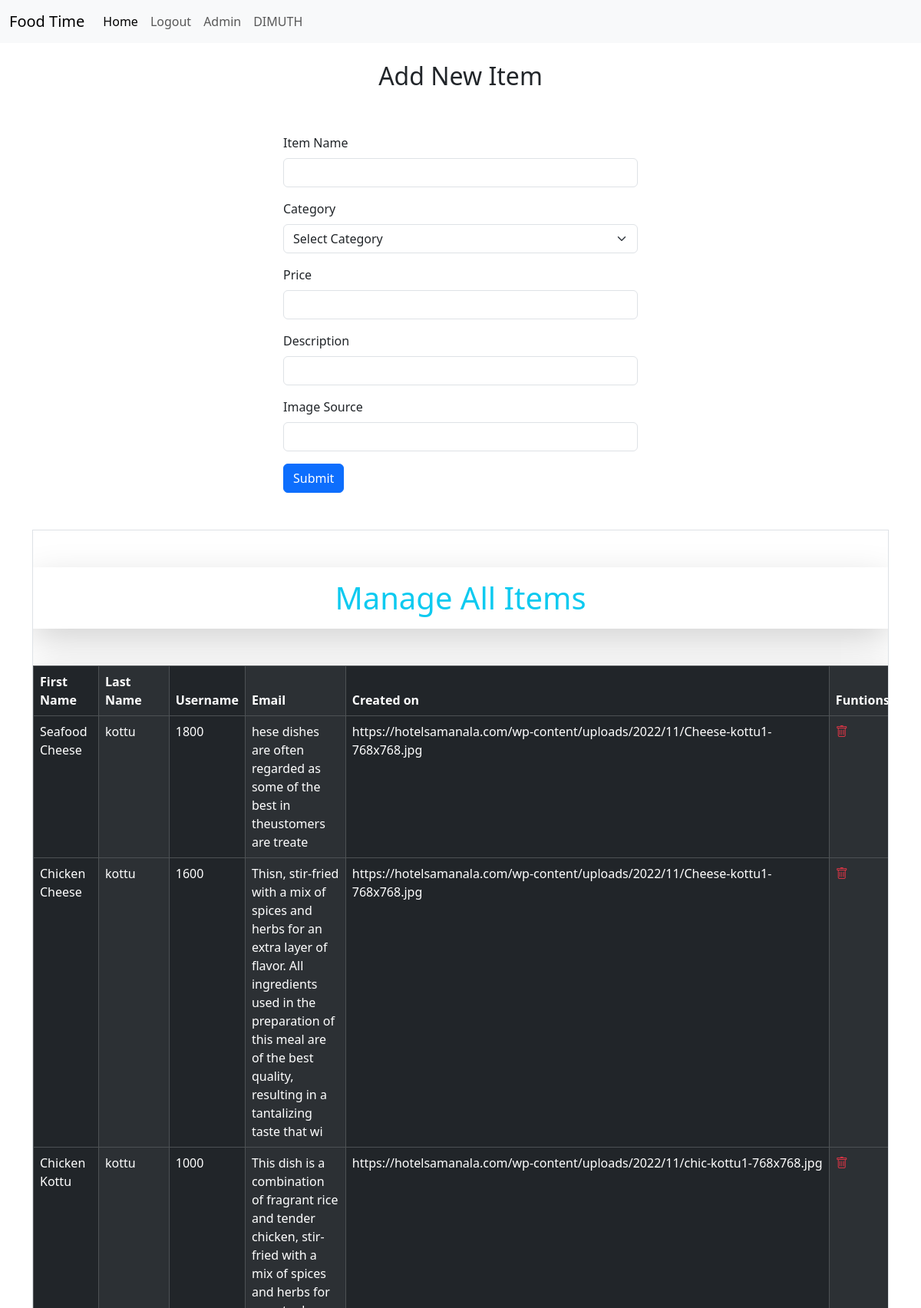
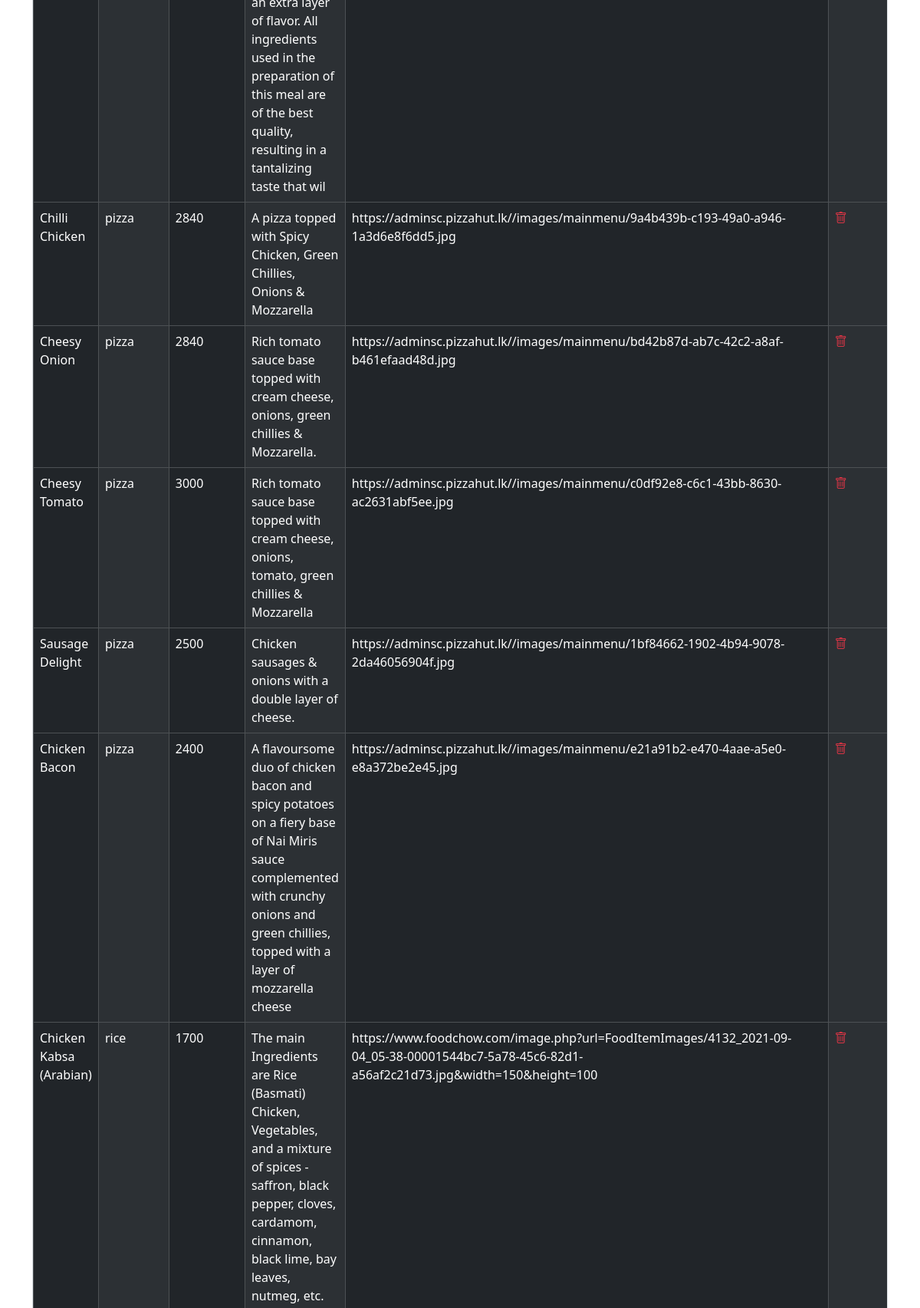
Screenshot of /admin.php (signed in, upper part) with the database file from the repository (2 pictures, top to bottom).
### tables this page shows
CREATE TABLE `items` (
  `id` int(255) NOT NULL,
  `itemName` varchar(255) NOT NULL,
  `category` varchar(255) NOT NULL,
  `price` int(255) NOT NULL,
  `description` varchar(255) NOT NULL,
  `imgSrc` varchar(255) NOT NULL
);

### admin.php (the view, shortened to what this page needs)
<?php
include "./includes/db.inc.php";
$userLoginIcon = null;
$status = 0;
if (isset($_SESSION["username"])) {
    $userLoginIcon = $_SESSION["username"];
}
if (isset($_SESSION["status"])) {
    $status = $_SESSION["status"];
}
?>
<!doctype html>
<html lang="en">
<head>
    <link href="https://cdn.jsdelivr.net/npm/bootstrap@5.3.3/dist/css/bootstrap.min.css" rel="stylesheet">
    <link rel="stylesheet" href="https://cdn.jsdelivr.net/npm/bootstrap-icons@1.11.3/font/bootstrap-icons.min.css">
</head>
<body>
    <nav class="navbar navbar-expand-lg bg-body-tertiary">
        <div class="container-fluid">
            <a class="navbar-brand" href="#">Food Time</a>
            <div class="collapse navbar-collapse" id="navbarNavAltMarkup">
                <div class="navbar-nav">
                    <a class="nav-link active" aria-current="page" href="./index.php">Home</a>
                    <?php
                    if ($userLoginIcon) {
                        echo "<a class='nav-link' href='./includes/logout.inc.php'>Logout</a>";
                    } ?>
                    <?php
                    if ($status == 1) {
                        echo "<a class='nav-link' href='./admin.php'>Admin</a>";
                    } ?>
                    <a class="nav-link" href="#">
                        <?Php
                        echo strtoupper($userLoginIcon);
                        ?>
                    </a>
                </div>
            </div>
        </div>
    </nav>
    <div class="container">
        <h2 class="mt-4 mb-2 text-center">Add New Item</h2>
        <div class="container col-lg-6 p-5">
            <form action="./includes/admin.inc.php" method="post">
                <div class="mb-3">
                    <label for="exampleInputEmail1" class="form-label">Item Name</label>
                    <input type="text" class="form-control" id="" name="item_name">
                </div>
                <div class="mb-3">
                    <label for="" class="form-label">Category</label>
                    <select class="form-select" aria-label="Default select example" name="category">
                        <option selected>Select Category</option>
                    </select>
                </div>
                <div class="mb-3">
                    <label for="" class="form-label">Price</label>
                    <input type="number" class="form-control" id="" name="price">
                </div>
                <div class="mb-3">
                    <label for="" class="form-label">Description</label>
                    <input type="text" class="form-control" id="" name="description">
                </div>
                <div class="mb-3">
                    <label for="" class="form-label">Image Source</label>
                    <input type="text" class="form-control" id="" name="img_src">
                </div>
                <button type="submit" class="btn btn-primary" name="submit">Submit</button>
            </form>
        </div>
        <div class="border">
            <div class="table-responsive">
                <table class="table-hover table table-dark table-striped-columns table-bordered shadow-lg">
                    <h1 class="text-center text-info mb-5 shadow-lg p-3 mt-5 container">Manage All Items</h1>
                    <thead class="">
                        <tr class="">
                            <th scope="col">First Name</th>
                            <th scope="col">Last Name</th>
                            <th scope="col">Username</th>
                            <th scope="col">Email</th>
                            <th scope="col">Created on</th>
                            <th scope="col">Funtions</th>
                        </tr>
                    </thead>
                    <tbody>
                        <?php
                        $sql = "SELECT * FROM items ;";
                        $result = $conn->query($sql);
                        if ($result->num_rows > 0) {
                            while ($row = $result->fetch_assoc()) { ?>
                                <tr>
                                    <td><?php echo $row['itemName']; ?></td>
                                    <td><?php echo $row['category']; ?></td>
                                    <td><?php echo $row['price']; ?></td>
                                    <td><?php echo $row['description']; ?></td>
                                    <td><?php echo $row['imgSrc']; ?></td>
                                    <td><a href="<?php echo '../includes/delete.php?id=' . $row['id'] . '&type=items'; ?>"><i class="bi bi-trash text-danger"></i></a></td>
                                </tr>
                        <?php }
                        } else {
                            echo "0 results";
                        }
                        ?>
                    </tbody>
                </table>
            </div>
        </div>
    </div>
</body>
</html>

### rows the page displays
items: itemName "Seafood Cheese", category "kottu", price "1800", description "hese dishes are often regarded as some of the best in theustomers are treate", imgSrc "https://hotelsamanala.com/wp-content/uploads/2022/11/Cheese-kottu1-768x768.jpg"
items: itemName "Chicken Cheese", category "kottu", price "1600", description "Thisn, stir-fried with a mix of spices and herbs for an extra layer of flavor. All ingredients used in the preparation of this meal are of the best quality, resulting in a tantalizing taste that wi", imgSrc "https://hotelsamanala.com/wp-content/uploads/2022/11/Cheese-kottu1-768x768.jpg"
items: itemName "Chicken Kottu", category "kottu", price "1000", description "This dish is a combination of fragrant rice and tender chicken, stir-fried with a mix of spices and herbs for an extra layer of flavor. All ingredients used in the preparation of this meal are of the best quality, resulting in a tantalizing taste that wil", imgSrc "https://hotelsamanala.com/wp-content/uploads/2022/11/chic-kottu1-768x768.jpg"
items: itemName "Chilli Chicken", category "pizza", price "2840", description "A pizza topped with Spicy Chicken, Green Chillies, Onions & Mozzarella", imgSrc "https://adminsc.pizzahut.lk//images/mainmenu/9a4b439b-c193-49a0-a946-1a3d6e8f6dd5.jpg"
items: itemName "Cheesy Onion", category "pizza", price "2840", description "Rich tomato sauce base topped with cream cheese, onions, green chillies & Mozzarella.", imgSrc "https://adminsc.pizzahut.lk//images/mainmenu/bd42b87d-ab7c-42c2-a8af-b461efaad48d.jpg"
items: itemName "Cheesy Tomato", category "pizza", price "3000", description "Rich tomato sauce base topped with cream cheese, onions, tomato, green chillies & Mozzarella", imgSrc "https://adminsc.pizzahut.lk//images/mainmenu/c0df92e8-c6c1-43bb-8630-ac2631abf5ee.jpg"
items: itemName "Sausage Delight", category "pizza", price "2500", description "Chicken sausages & onions with a double layer of cheese.", imgSrc "https://adminsc.pizzahut.lk//images/mainmenu/1bf84662-1902-4b94-9078-2da46056904f.jpg"
items: itemName "Chicken Bacon", category "pizza", price "2400", description "A flavoursome duo of chicken bacon and spicy potatoes on a fiery base of Nai Miris sauce complemented with crunchy onions and green chillies, topped with a layer of mozzarella cheese", imgSrc "https://adminsc.pizzahut.lk//images/mainmenu/e21a91b2-e470-4aae-a5e0-e8a372be2e45.jpg"
items: itemName "Chicken Kabsa (Arabian)", category "rice", price "1700", description "The main Ingredients are Rice (Basmati) Chicken, Vegetables, and a mixture of spices -saffron, black pepper, cloves, cardamom, cinnamon, black lime, bay leaves, nutmeg, etc.", imgSrc "https://www.foodchow.com/image.php?url=FoodItemImages/4132_2021-09-04_05-38-00001544bc7-5a78-45c6-82d1-a56af2c21d73.jpg&width=150&height=100"

### other values shown
$userLoginIcon "DIMUTH"
